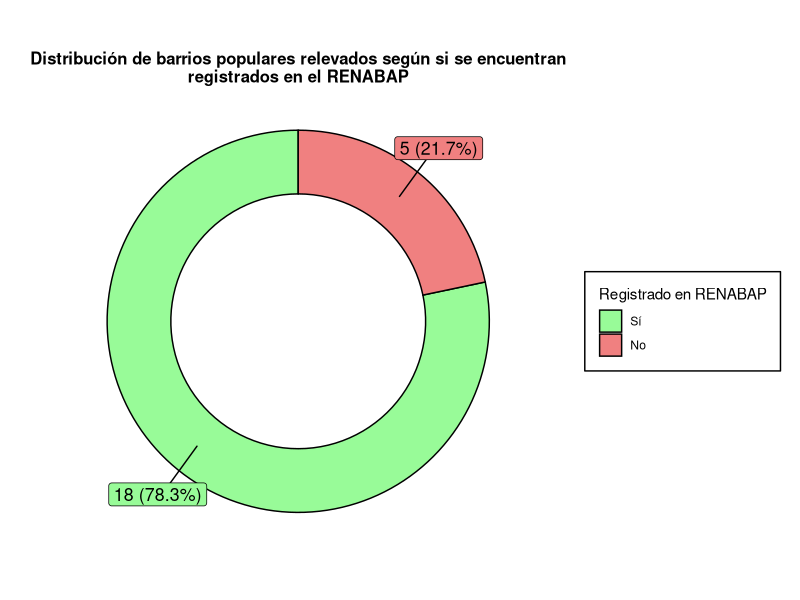

Source code (R):
library(readxl)
library(ggrepel)
library(tidyverse)
library(here)

datos_renabap <- read.csv(here("datos", "renabap-datos-barrios-csv.csv"))
datos_encuestas <- readxl::read_excel(here("datos", "Barrios_Usuarios.xlsx"), col_names = FALSE, skip = 1)

attach(datos_encuestas)
colnames(datos_encuestas) <- c("region","provincia","barrio","encuestas")
detach(datos_encuestas)

encuestas_limpias <- datos_encuestas %>% slice(-n())    # Quitar última fila con totales
for(i in 2:(dim(encuestas_limpias)[1])) {
  if (is.na(encuestas_limpias$provincia[i])) {
    encuestas_limpias$provincia[i] <- encuestas_limpias$provincia[i-1]
    encuestas_limpias$barrio[i] <- encuestas_limpias$barrio[i-1]
    
  }
}      

barrios_encuestas <- encuestas_limpias %>%
  select(barrio, provincia) %>% unique
  # mutate(
  #   barrio = tolower(barrio),
  # )
  

# barrios_renabap <- datos_renabap %>%
#     select(nombre_barrio, localidad, provincia) %>%
#     mutate(
#       nombre_barrio = tolower(nombre_barrio),
#       localidad = tolower(localidad)
#     )

# barrios_encuestas_renabap <- barrios_encuestas %>%
#   filter((barrio %in% barrios_renabap$nombre_barrio) | 
#           (barrio %in% barrios_renabap$localidad) # Algunos barrios encuestados son nombres considerados localidades en el RENABAP
#   )
# barrios_encuestas_renabap <- distinct(barrios_encuestas_renabap)


### Al final se realiza una revisión manual en la página del RENABAP debido a inconsistencias en los nombres de los barrios
### https://www.argentina.gob.ar/habitat/integracion-socio-urbana/renabap/listado-renabap

print(barrios_encuestas, n = dim(barrios_encuestas)[1])
barrios_encuestas_renabap <- tibble(
  barrio = barrios_encuestas$barrio,
  provincia = barrios_encuestas$provincia,
  renabap = c(FALSE, # Constitución
              TRUE,  # "Virgen Desatanudos"
              FALSE, # Alberdi
              FALSE, # Gualeyán
              TRUE,  # "La Cariñosa"
              TRUE,  # "Chalet"
              TRUE,  # "Zavaleta"
              TRUE,  # "Villa 20"
              TRUE,  # "Padre Mugica (Ex Villa 31 y 31 Bis)"
              TRUE,  # "Los Álamos"
              TRUE,  # Como localidad "Altos De San Lorenzo", múltiples barrios
              TRUE,  # "Las Dalias"
              TRUE,  # "Villa Cordobita"
              TRUE,  # "Las Quintas"
              TRUE,  # "Río Paraná"
              TRUE,  # "Chacra 159"
              TRUE,  # "San Juan Bautista"
              FALSE, # Chacra 136
              TRUE,  # "Fiske Menuco"
              TRUE,  # "Madres A La Lucha"
              FALSE, # 28 de Septiembre
              TRUE,  # "Once de Enero"
              TRUE   # "Bosco II"
  )
)

donut_renabap <- barrios_encuestas_renabap %>%
  mutate( renabap = factor(renabap,
                           levels = c(TRUE, FALSE),
                           labels = c("Sí","No"))) %>%
  group_by(renabap) %>%
  summarize(cant = n()) %>%
  mutate(
    porcentaje = round(cant / sum(cant) * 100, 1),
    csum=rev(cumsum(rev(porcentaje))),
    pos=porcentaje/2+lead(csum,1),
    pos=if_else(is.na(pos),porcentaje/2,pos)
  )

ggplot(donut_renabap) +
  aes(x = 3 , y = porcentaje, fill = renabap) +
  xlim(c(0.5,4)) +
  geom_col(width = 1, color = "black") +
  coord_polar(theta = "y", clip = "off") +
  scale_fill_manual(values = c("Sí" = "palegreen", "No" = "lightcoral")) +  #color.

  geom_label_repel(
    aes(y = pos, label = paste0(cant, " (", porcentaje, "%", ")")), 
    size = 4.5,
    nudge_x = 1, 
    show.legend = FALSE) + 

  guides(fill = guide_legend(title = "Registrado en RENABAP")) +

  labs(
    title = "Distribución de barrios populares relevados según si se encuentran\nregistrados en el RENABAP",
  ) +

  theme_void()+
  theme(
    plot.title = element_text(size = 12, face = "bold", hjust = 0.5,vjust=-10),
    plot.margin = grid::unit(c(0, 0, 0, 0), "lines"),
    
    legend.background = element_rect(color = "black", linewidth  = 0.5),  
    legend.spacing = unit(0.25, "cm"),
    legend.margin = margin(10, 10, 10, 10),
  )

